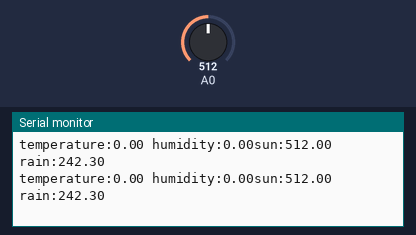
Bench run of a sketch on a simulated Arduino Uno, built with avr-gcc and run on an emulated ATmega328P. Shown: the last lines printed to the serial monitor. Inputs (shaded band) come from the test bench; at power-on: A0 = 512.

Above: at 10.8 s.
10.9 s: A0 set to 716
At 15.4 s:
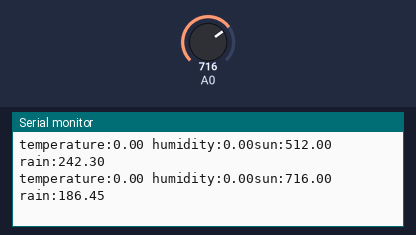
18.4 s: A0 set to 900
At 20.4 s:
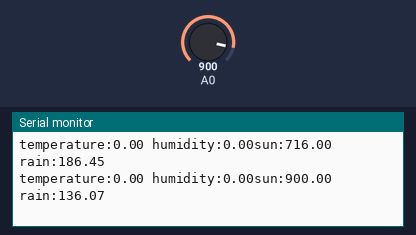
Timing chart, 0 to 21.9 s (numbered marks = the images above; inputs shaded):
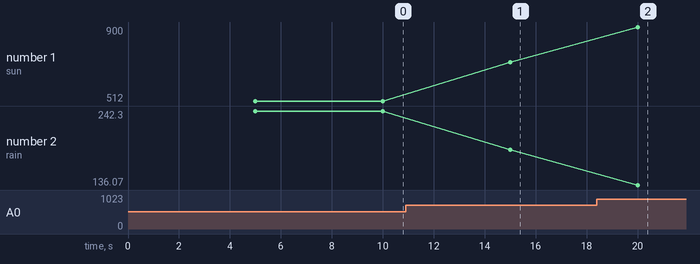

Measured:
- after the input at 10.9 s, the serial monitor: prints a new line after 4.1 s (image 1)
- after the input at 18.4 s, the serial monitor: prints a new line after 1.6 s (image 2)
- plotted number 1: 512 → 716 after the input at 10.9 s, 716 → 900 after the input at 18.4 s
- plotted number 2: 242.3 → 186.45 after the input at 10.9 s, 186.45 → 136.07 after the input at 18.4 s

The sketch:

rain.ino
```cpp
#include <DHT11.h>
int pin=4;
DHT11 dht11(pin);
int light = A0;

void setup()
{
   Serial.begin(9600);
}

void loop()
{
  delay(5000);
  float t, h;
  float s = analogRead(A0);

  //red neuronal
  float rain = (-0.36568771*h +  -1.97858201*t + -0.27378322*s + 382.47773678555427);


    Serial.print("temperature:");
    Serial.print(t);
    Serial.print(" humidity:");
    Serial.print(h);
    Serial.print("sun:");
    Serial.print(s);
    Serial.print(" rain:");
    Serial.print(rain);
    Serial.println();
  }


 
```
